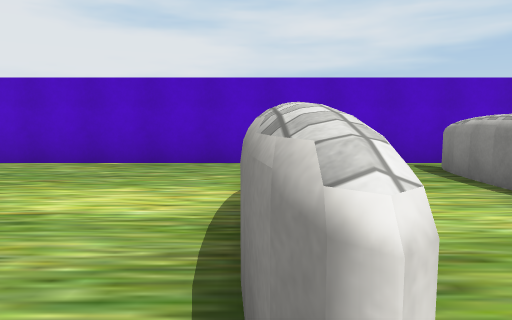
[1] (above)

23 first-person views from a walk through a Unity game level. The camera is 1.4 m above the floor, tilts 6° down and sees 70° across. The floor is counted in squares, 2 m on a side. Each view is taken from the middle of a square. On the plan, view 1 faces up. The plan holds only what a view shows up to about 11 squares ahead; the rest is blank. The place goes on beyond the plan. The player is left out. Some surface patterns are stand-ins.

[2]
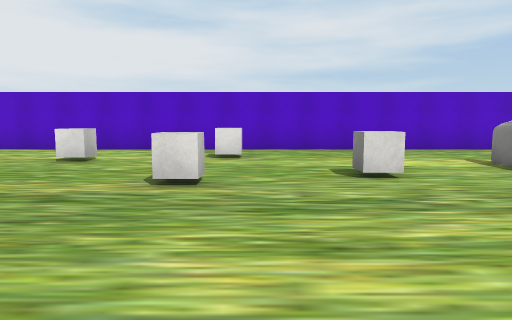

[3]
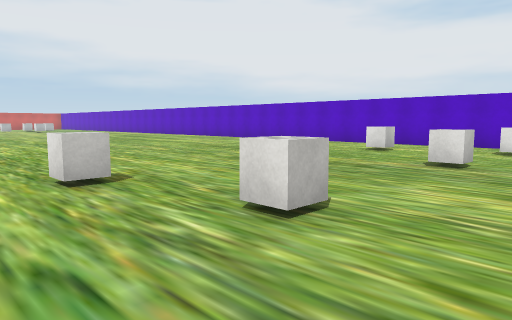

[4]
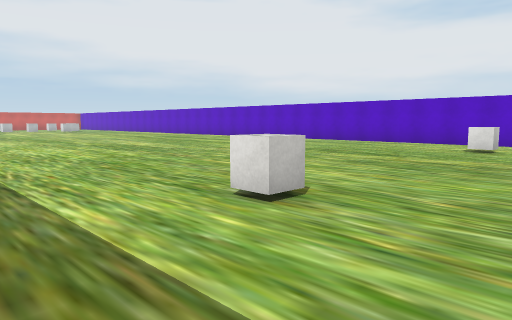

[5]
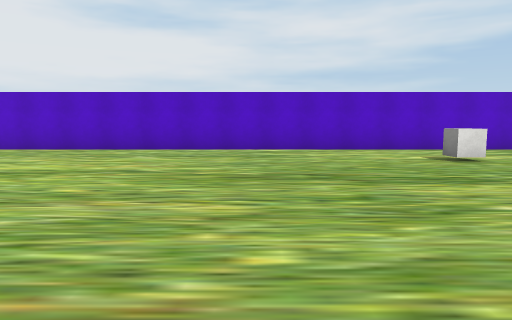

[6]
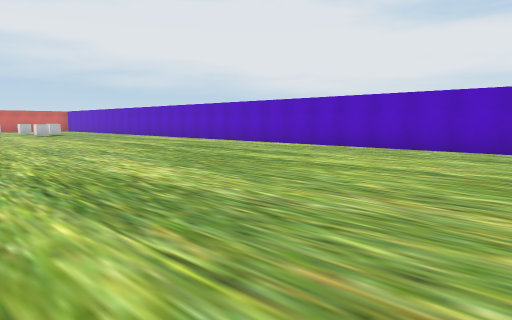

[7]
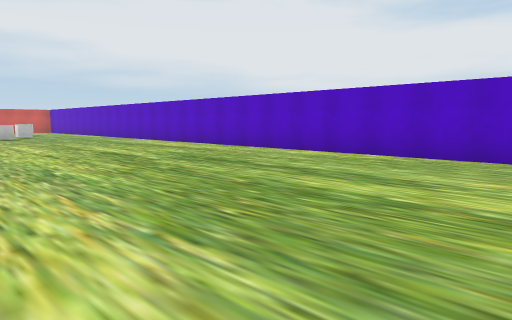

[8]
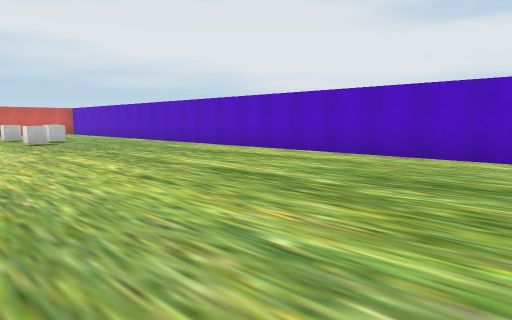

[9]
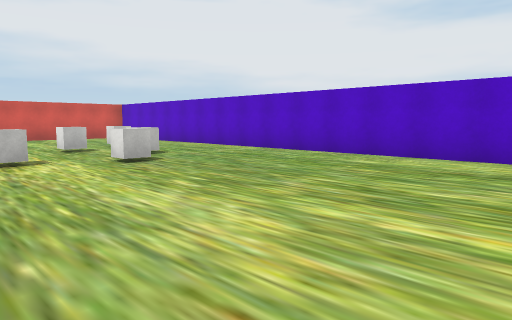

[10]
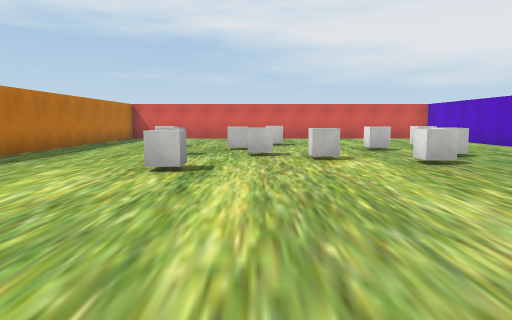

[11]
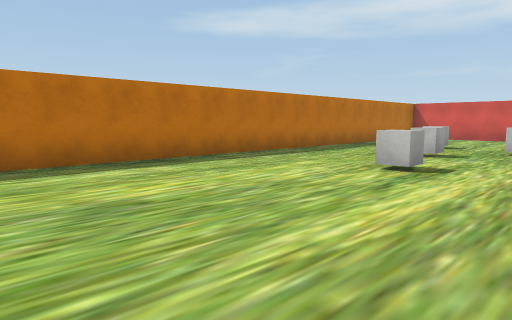

[12]
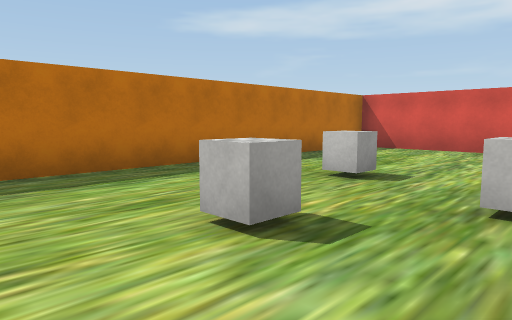

[13]
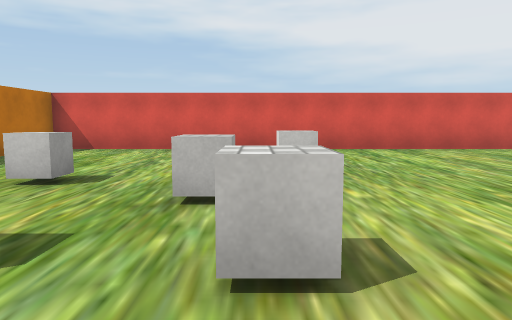

[14]
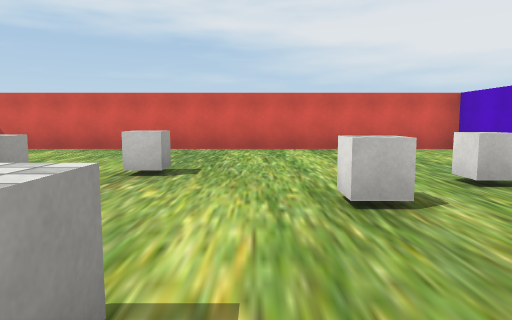

[15]
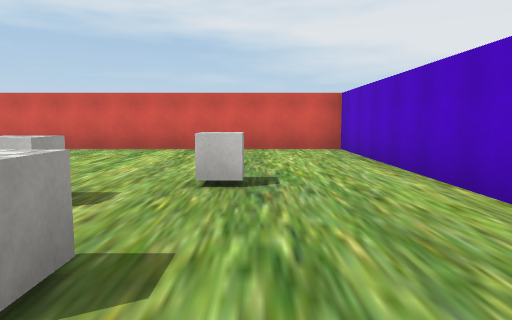

[16]
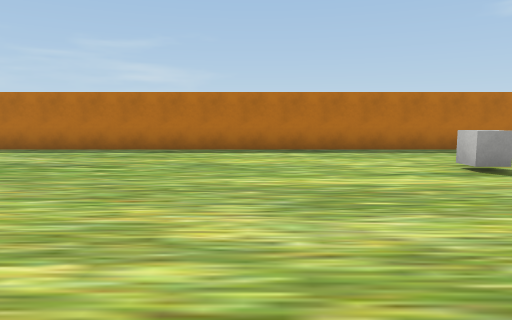

[17]
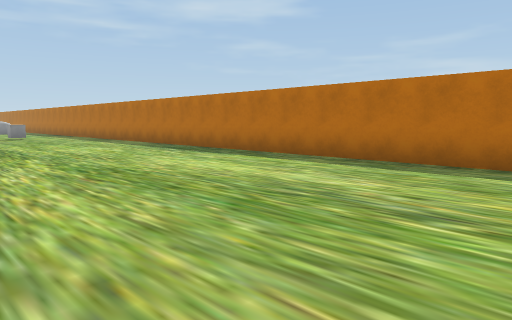

[18]
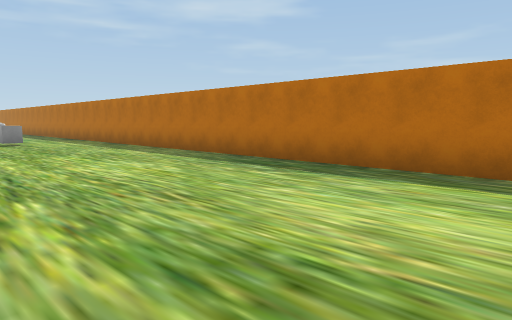

[19]
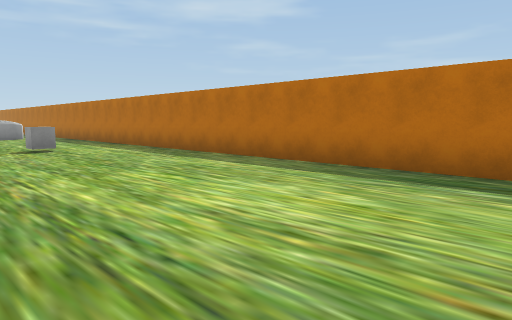

[20]
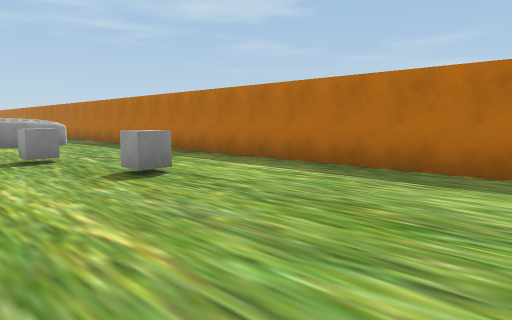

[21]
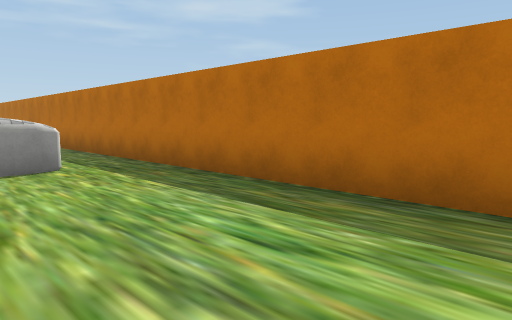

[22]
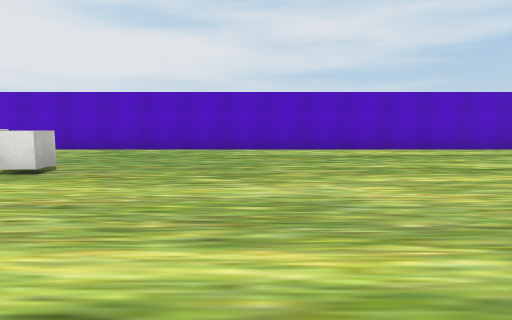

[23]
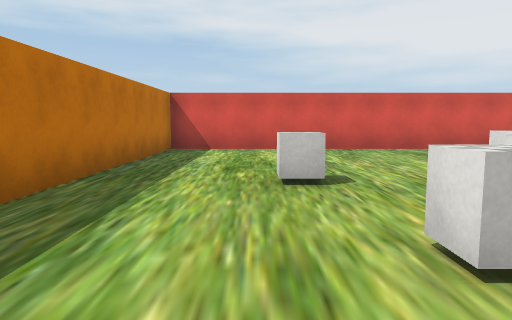

### Floor plan
Points are (right, up) in squares from view 1. A wall is a line through its corners. A room is listed if a view was taken in it or the views show most of it. See-through windows are left out.
Room 1 (view 1)
walls: (-0.5, -6.2) (6.5, -6.2)
ways out: opening at (0, -5.5) to room 2; opening at (0, -0.5) to room 2; opening at (1.5, 1.5) to room 2
Room 2 (views 2, 3, 4, 5, 6, 7, 8, 9, 10, 11, 12, 13, 14, 15, 16, 17, 18, 19, 20, 21, 22, 23)
walls: (-0.5, -3.8) (-0.5, -2.9); (0, 0.7) (-0.1, 1.6); (-0.1, 2.5) (0, 3.2); (0.1, 0.4) (0, 0.9); (-0.4, -4.6) (-0.5, -3.6); (0, 2.9) (0.1, 3.4); (-0.3, -4.7) (-0.5, -4.3); (2.6, 3.6) (2.6, 5); (2.6, 4.7) (2.7, 5.2); (2.4, 6.2) (-39.4, 6.2) (-39.4, -6.2) (-0.5, -6.2)
ways out: opening at (0, -5.5) to room 1; opening at (0, -0.5) to room 1; opening at (1.5, 1.5) to room 1; opening at (3, 6)
objects: cube (-35, 0); cube (-34, -3); cube (-34, 4); cube (-33, -1); cube (-33, 2); cube (-32, -3); cube (-32, -1); cube (-32, 3); cube (-31, 0); cube (-30, 2); cube (-29, -2); cube (-7, -3); cube (-7, 4); cube (-5, -3); cube (-5, 1); cube (-5, 4); cube (-2, 2)

Where each view was taken, in squares from view 1:
view 1: 0 up, 0 right, facing up
view 2: 3 down, 4 left, facing up
view 3: 5 down, 3 left, facing up-left
view 4: 6 down, 5 left, facing up-left
view 5: 3 down, 11 left, facing up
view 6: 3 down, 11 left, facing up-left
view 7: 1 down, 14 left, facing up-left
view 8: 1 down, 18 left, facing up-left
view 9: 1 down, 24 left, facing up-left
view 10: 1 down, 24 left, facing left
view 11: 0 up, 24 left, facing down-left
view 12: 1 down, 30 left, facing down-left
view 13: 1 down, 30 left, facing left
view 14: 1 up, 30 left, facing left
view 15: 4 up, 30 left, facing left
view 16: 3 up, 26 left, facing down
view 17: 0 up, 24 left, facing down-right
view 18: 1 down, 20 left, facing down-right
view 19: 1 down, 17 left, facing down-right
view 20: 1 down, 12 left, facing down-right
view 21: 3 down, 6 left, facing down-right
view 22: 3 down, 27 left, facing up
view 23: 4 down, 30 left, facing left
